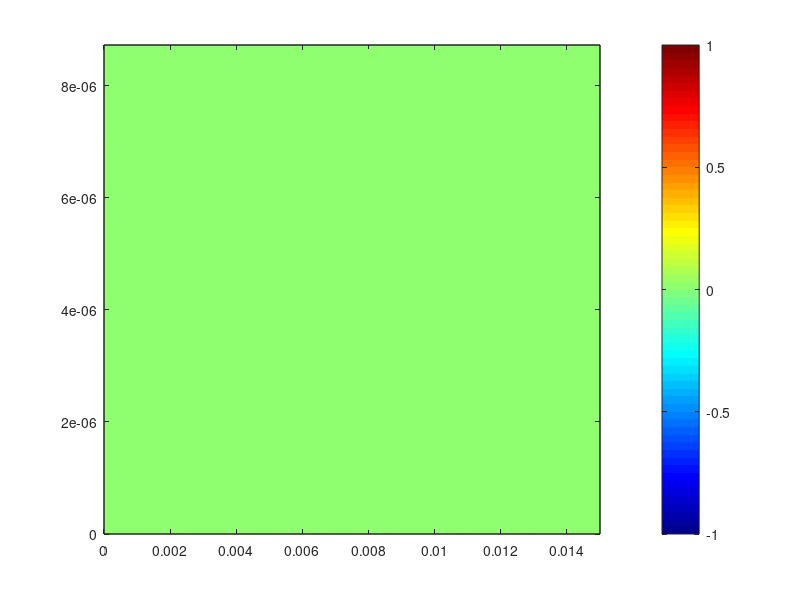
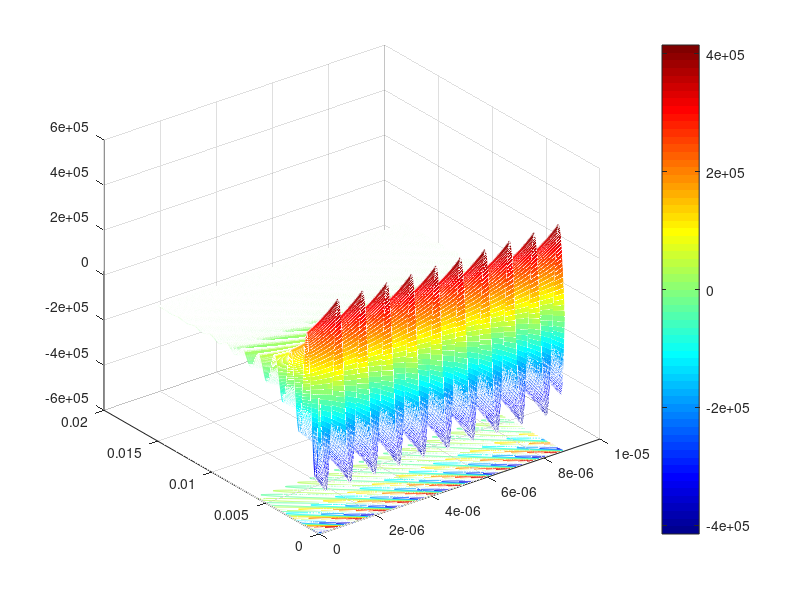

These figures' MATLAB source, in order:
clear all; close all; clc;
x=0.0000042;

% variables
w=7.2*10^6;                  % System frequency in rad/s
a=2.5*10^-3;                     % Radius of the piezoelectric plate
rho=7.8*10^3;                    % Piezoelectric plate density
c_33=16.6*10^10;                 % Elastic constant of the plate
d=2*10^-3;                       % plate thickness
Z_b=x*w;                        % Acoustic impedance of the backing plate (this is a function of frequency)
d_33=265*10^-12;                 % Piezoelectric charge coefficient
s_33=14.2*10^-12;                % Elastic compliance coefficient
epsilon_0=8.854*10^-12;          % Vacuum permitivity
epsilon_33=1200*epsilon_0;       % relativity Permativity
Beta_33= epsilon_0/epsilon_33;   % the dielectric impermeability of the plate at constant strain,
% equations
h_33= d_33/(s_33*epsilon_33);    % Piezoelectric stiffness constant for the plate
v_o=sqrt(c_33/rho);              % compressional wave speed from piezoelectric
k=w/v_o;                         % wave number for the peizoelectric plate
S=pi*a^2;                        % Piezoelectric surface area
C_o=S/(Beta_33*d);               % the clamped capacitance of the plate
n=h_33*C_o;                      % A given constant
Z_o=rho*v_o*S;                   % plane wave acoustic impedance of the piezoelectric plate

% Matricies
TAe_matrix=[1/n n/(1i*w*C_o); -1i*w*C_o 0];          %Transducer electrical matrix
TAa_matrix=(1/(Z_b-1i*Z_o*tan(k*d/2)))*[Z_b+1i*Z_o*cot(k*d) (Z_o)^2+1i*Z_o*Z_b*cot(k*d); 1 Z_b-2*1i*Z_o*tan(k*d/2)];     %Transducer acoustic matrix

TA_matrix=TAe_matrix*TAa_matrix; %Sittig model matrix

%equations
c=1500;                  % compresisonal wave speed in fluid
S_a=S;                   % effective face area of the transducer
rho_2=900;               % density of the fluid
Z_r=S_a*c*rho_2;         % Acoustic radiation impedance - just in case we want to put in the Ka condition later.

S_vI=1/(Z_r*TA_matrix(2,1)+TA_matrix(2,2)); %Sensitivity for vI.

Z_in=(Z_r*TA_matrix(1,1)+TA_matrix(1,2))/(Z_r*TA_matrix(2,1)+TA_matrix(2,2)); %Electrical impedance of the transducer

S_FV=Z_r*S_vI/Z_in; %Sensitivity FV


t = linspace(0,20*pi/w,1000);
x = linspace(0,15*10^-3,1000);
alfa = -40;
V_in = zeros(1000,1);
F = zeros(1000,1);
P = zeros(1000,1);
expression = zeros(1000,1000);

% for ko = 1:1000
%     for lim = 1:1000
% V_in(ko) = 150*exp(1i*w*t(ko));     %The input voltage (frequency domain/time)
% V_in(ko) = 150*sin(w*t(ko));     %The input voltage (frequency domain/time)
% F(ko) =  V_in(ko)*S_FV;            %The force output with a certain frequency
% P(ko) = F(ko)/S;                   %Pressure at the transducer face
% expression(ko,lim) = (P(ko)) * exp(alfa*x(lim));
%     end
% end
V_M = 150;
lambda = 1.5*10^-3;
P = S_FV * V_M/S;
damp_coeff = 400;
exp1 = zeros(1000,1000);

for to = 1:1000
    for gi = 1:1000
    exp1(to,gi) = P * exp(1i*w*t(gi)+1i*x(to)*2*pi/lambda - damp_coeff * x(to));
    end
end







% [x,t] = meshgrid(x,t);
% surf(x,t,abs(expression)

figure
contourf(x, t, abs(expression), 14); colormap jet; colorbar;
figure
meshc(t, x, real(exp1)); colormap jet; colorbar;
